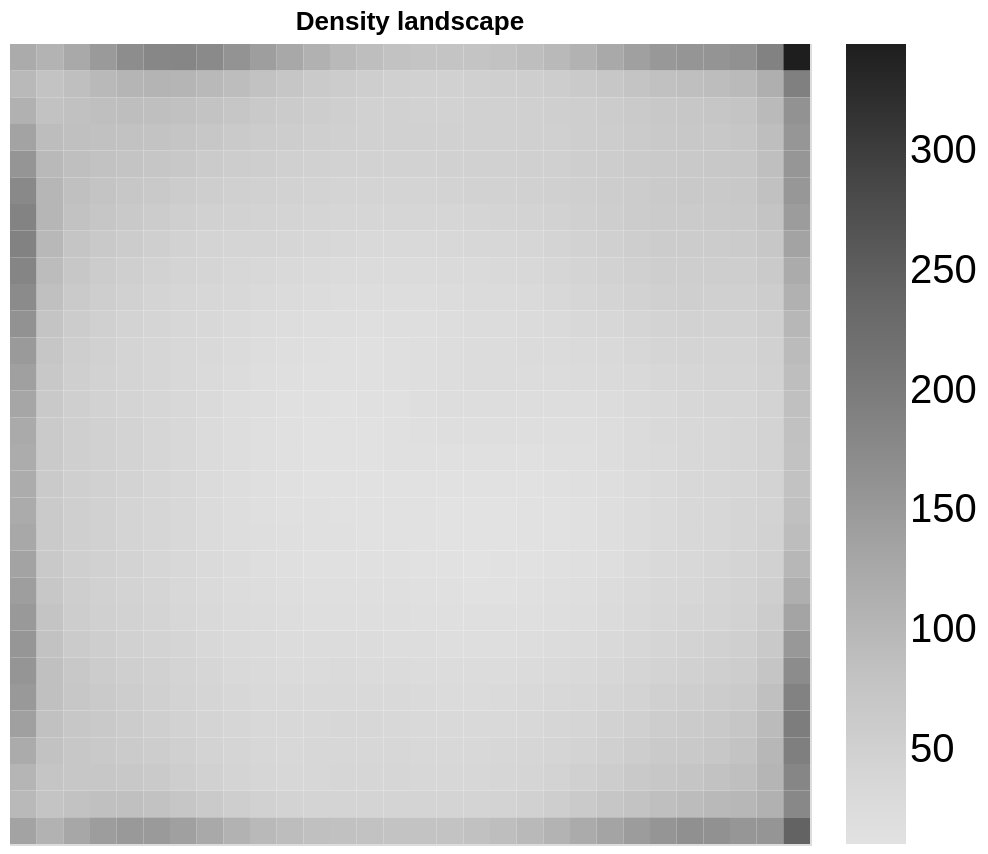

Notebook code for this chart:
### Code cell
from gtmkit.utils.density import density_to_table
from gtmkit.plots.altair_landscapes import altair_discrete_density_landscape

density = resps.sum(axis=0)

source = density_to_table(
    density=density,
    node_threshold=0.1
)

chart_density = altair_discrete_density_landscape(source, title='Density landscape')
chart_density.properties(
    width=400, 
    height=400,
).configure_legend(
    labelFontSize=20,
    gradientVerticalMaxLength=600,
    gradientThickness=30,
    tickCount=6
)

### Figure 1 — Vega-Lite specification as saved in the notebook (floating-point values rounded to 4 significant figures; data arrays with more than 128 entries replaced by an {"elided": "..."} marker saying what was removed)
{"config": {"view": {"continuousWidth": 300, "continuousHeight": 300}, "legend": {"gradientThickness": 30, "gradientVerticalMaxLength": 600, "labelFontSize": 20, "tickCount": 6}}, "data": {"name": "data-f35244fd5d0c7130b0e4eb8c966c253c"}, "mark": {"type": "rect"}, "encoding": {"color": {"field": "filtered_density", "scale": {"scheme": {"name": "greys"}}, "title": null, "type": "quantitative"}, "tooltip": [{"field": "nodes", "title": "Node", "type": "quantitative"}, {"field": "density", "title": "Density", "type": "quantitative"}], "x": {"axis": null, "field": "x", "scale": {"domain": [1, 2, 3, 4, 5, 6, 7, 8, 9, 10, 11, 12, 13, 14, 15, 16, 17, 18, 19, 20, 21, 22, 23, 24, 25, 26, 27, 28, 29, 30]}, "title": null, "type": "ordinal"}, "y": {"axis": null, "field": "y", "scale": {"domain": [1, 2, 3, 4, 5, 6, 7, 8, 9, 10, 11, 12, 13, 14, 15, 16, 17, 18, 19, 20, 21, 22, 23, 24, 25, 26, 27, 28, 29, 30]}, "title": null, "type": "ordinal"}}, "height": 400, "title": "Density landscape", "width": 400, "$schema": "https://vega.github.io/schema/vega-lite/v5.20.1.json", "datasets": {"data-f35244fd5d0c7130b0e4eb8c966c253c": {"elided": "900 records"}}}
